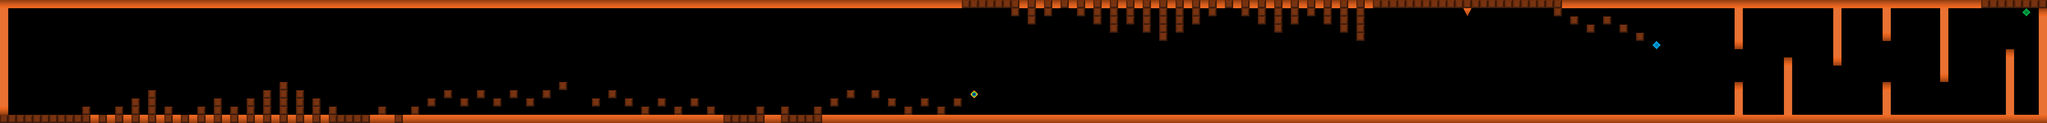

The image is a tile-based game level rendered from a .tmx file. Its description and source (layers, tilesets, objects; grid data summarised) follow:
An orthogonal 249x15 tile map with 32x32 px tiles, 5 tile layers (Platforms, Finish, Anti Grav, Zero Grav, ...).

<map version="1.10" tiledversion="1.10.2" orientation="orthogonal" renderorder="right-down" width="249" height="15" tilewidth="32" tileheight="32" infinite="0" nextlayerid="6" nextobjectid="1">
 <editorsettings>
  <export target="14.json" format="json" />
 </editorsettings>
 <tileset firstgid="1" source="blocks.tsx" />
 <layer id="1" name="Platforms" width="249" height="15">
  <data>[3735 cells, 208 non-empty, 2 distinct tile ids]</data>
 </layer>
 <layer id="2" name="Finish" width="249" height="15">
  <data>[3735 cells, 1 non-empty, 1 distinct tile ids]</data>
 </layer>
 <layer id="3" name="Anti Grav" width="249" height="15">
  <data>[3735 cells, 1 non-empty, 1 distinct tile ids]</data>
 </layer>
 <layer id="4" name="Zero Grav" width="249" height="15">
  <data>[3735 cells, 1 non-empty, 1 distinct tile ids]</data>
 </layer>
 <layer id="5" name="Avoid" width="249" height="15">
  <data>[3735 cells, 471 non-empty, 4 distinct tile ids]</data>
 </layer>
</map>